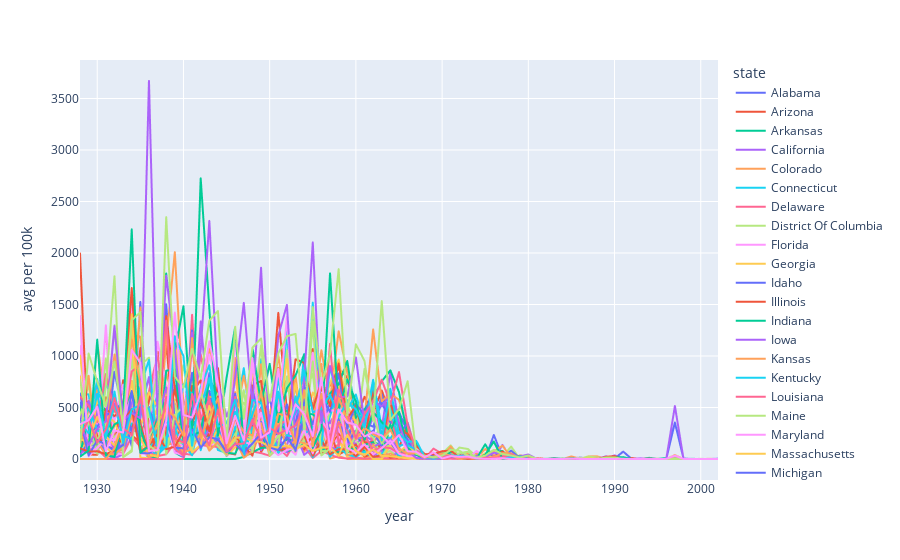

Source (notebook cell):
### Code cell
fig = px.line(df, 
        x="year", y="avg per 100k", color='state')
fig.show()
